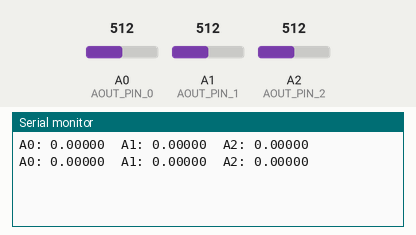
Recording of a sketch running on a simulated Arduino Uno, built with avr-gcc and run on an emulated ATmega328P. Shown: the last lines printed to the serial monitor. The inputs (shaded band) are chosen by the test bench; at power-on: A0 (AOUT_PIN_0) = 512, A1 (AOUT_PIN_1) = 512, A2 (AOUT_PIN_2) = 512.

Above: at 1.8 s.
1.9 s: A0 (AOUT_PIN_0) set to 306
At 2.7 s:
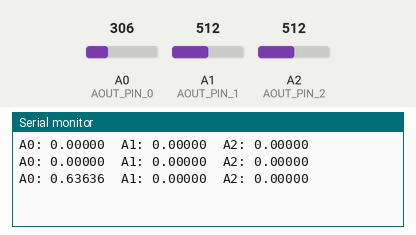
3.4 s: A1 (AOUT_PIN_1) set to 306
At 4.4 s:
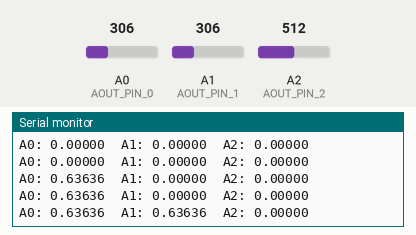
4.9 s: A2 (AOUT_PIN_2) set to 306
At 5.8 s:
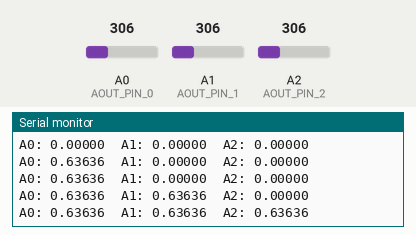
6.4 s: A0 (AOUT_PIN_0) set to 122
At 7.7 s:
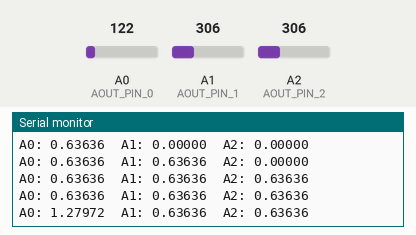
7.9 s: A1 (AOUT_PIN_1) set to 122
At 8.8 s:
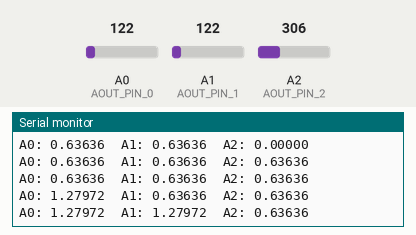
9.4 s: A2 (AOUT_PIN_2) set to 122
At 10.8 s:
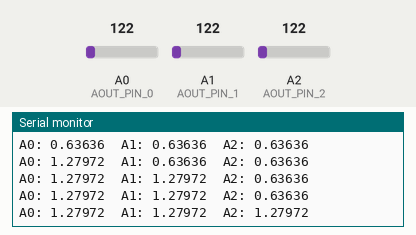
Timing chart, 0 to 11.9 s (numbered marks = the images above; inputs shaded):
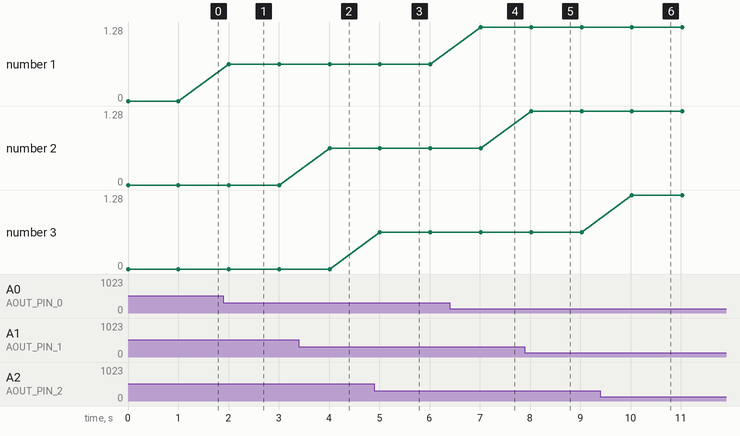

Measured:
- after the input at 1.9 s, the serial monitor: prints a new line after 0.11 s (image 1)
- after the input at 3.4 s, the serial monitor: prints a new line after 0.61 s (image 2)
- after the input at 4.9 s, the serial monitor: prints a new line after 0.11 s (image 3)
- after the input at 6.4 s, the serial monitor: prints a new line after 0.62 s (image 4)
- after the input at 7.9 s, the serial monitor: prints a new line after 0.12 s (image 5)
- after the input at 9.4 s, the serial monitor: prints a new line after 0.63 s (image 6)
- plotted number 1: 0 → 0.64 after the input at 1.9 s, 0.64 → 1.28 after the input at 6.4 s

The sketch:

soil_moisture.ino
```cpp
#define AOUT_PIN_0 A0
#define AOUT_PIN_1 A1
#define AOUT_PIN_2 A2

void setup() {
  Serial.begin(9600);

}

void loop() {
  int a_out_array[5];

  //Connected to 5 Volts

  a_out_array[0] = analogRead(AOUT_PIN_0);
  a_out_array[1] = analogRead(AOUT_PIN_1);
  a_out_array[2] = analogRead(AOUT_PIN_2);

  float wet_base_value = 202.0;
  float dry_base_value = 488.0;
  float range = wet_base_value - dry_base_value;


  float moisture_0 = (a_out_array[0] - dry_base_value) / range;
  float moisture_1 = (a_out_array[1] - dry_base_value) / range;
  float moisture_2 = (a_out_array[2] - dry_base_value) / range;

  if (moisture_0<0){
    moisture_0 = 0;
  }
  if (moisture_1<0){
    moisture_1 = 0;
  }
  if (moisture_2<0){
    moisture_2 = 0;
  }

  //(float(analogRead(a_out_array[0]))/1023.0)*5
  Serial.print("A");
  Serial.print("0");
  Serial.print(": ");
  Serial.print(moisture_0,5);

  Serial.print("\t");

  Serial.print("A");
  Serial.print(1);
  Serial.print(": ");
  Serial.print(moisture_1,5);

  Serial.print("\t");

  Serial.print("A");
  Serial.print(2);
  Serial.print(": ");

  Serial.println(moisture_2,5);

  delay(1000);
}
```
